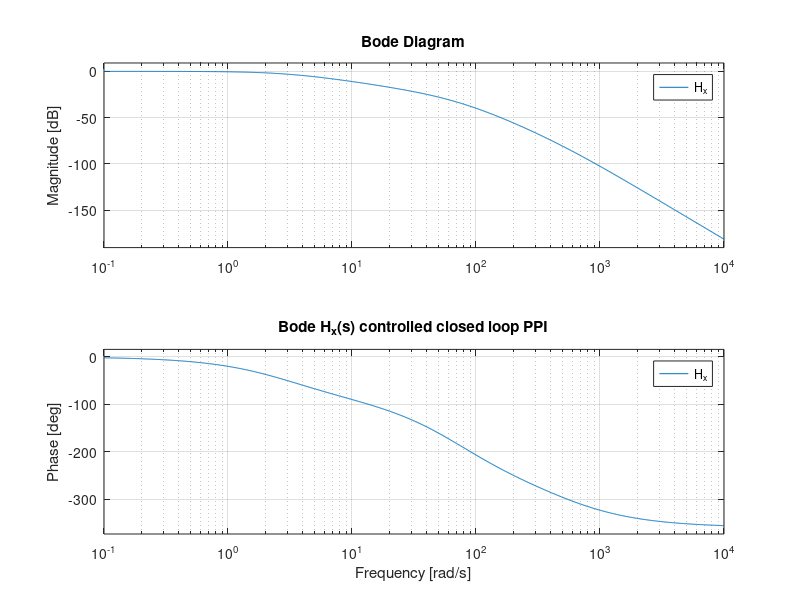

MATLAB code for this plot:
% State-space models for current and position dynamics
clear all;
clc
fprintf('\n');
fprintf('============================================================\n');
fprintf(' State Space model\n');
fprintf('============================================================\n');
%% 0) Parametri 
Kg = 3;% gain amplificatore

% Circuito LR
L = 412.5e-3; %[H] inductance of the coil
Rc = 10; %[ohm]
% nc = 2450; %number of coils
% lc = 0.0825; %[m] lenght of the coil
% rc = 0.008; %[m] coil radius
Rs = 1; %[ohm] current sense resistance
Rcal = 0.85; % calibration resistance gain

R = (Rc + Rs)* Rcal; %[ohm] total resistance
V_max = 24; %tensione massima in ingresso alla bobina
I_max = 3; % 3 A massimi in ingresso alla bobina


% Meccanica
km = 6.5308e-5; %[N-m^2/A^2] electromagnet force constant
r = 1.27e-2; %[m] steel ball radius
m = 0.068; %[kg] steel ball mass
%Tb = 0.014; %[m] steel ball travel
l = 0.0394; %[m] total lenght
g = 9.81; %[m/s^2] gravity
%mu_0 = pi*4e-7; %[H/m] magnetic permeability constant
Kb = 2.83e-3; %[m/V] ball position sensitivity

%% 1) Modello Circuito RL
fprintf(' 1) MODELLO CIRCUITO RL\n');
s = tf('s');
wp = R/L; % unico polo di G_i(s)
G_i = 1/(s*L +R)
[G_i_num, G_i_den] = tfdata(G_i, 'v');
G_i_num = G_i_num(2);

% Rappresentazione in spazio di stato del RL (solo per verifiche)
A_i = -R/L;
B_i = 1/L;
C_i = 1;
D_i = 0;

Mr_i = ctrb(A_i, B_i);
if rank(Mr_i) == 1
    disp('Il circuito RL e'' controllabile')
else
    disp('Il circuito RL non e'' controllabile')
end

Mo_i = obsv(A_i, C_i);
if rank(Mo_i) == 1
    disp('Il circuito RL e'' osservabile')
else
    disp('Il circuito RL non e'' osservabile')
end

fprintf("amplificatore: Kg=%f\n", Kg);

% 1.2) Regolatore RL sintetizzato in frequenza
fprintf(' 1.2) REGOLATORE DI CORRENTE R_i(s)\n');
Kp_i = 72.795273;
Ki_i = 1650.026190;
fprintf("Kp_i = %f\n", Kp_i);
fprintf("Ki_i = %f\n", Ki_i);

R_i = Kp_i + Ki_i/s;
[R_i_num, R_i_den] = tfdata(R_i, 'v');

% 1.3) Anello aperto di corrente
fprintf(' 1.3) ANELLO APERTO CORRENTE L_i(s)\n');
L_i = R_i * Kg * G_i;
[numLi, denLi] = tfdata(L_i, 'v');
poles_L_i = pole(L_i);
zeros_L_i = zero(L_i);
[gm, pm, wcg, wcp_i] = margin(L_i);
fprintf("Gain margin=%f ,Phase margin=%f ,w_c=%f \n", gm, pm, wcp_i);

% 1.4) Anello chiuso di corrente
fprintf(' 1.4) ANELLO CHIUSO CORRENTE H_i(s)\n');
H_i = minreal(L_i/(1+L_i))
pole_H_i = pole(H_i);
w_i = abs(pole_H_i);
%% 2) Modello meccanico linearizzato
fprintf(' 2) MODELLO MECCANICO LINEARIZZATO\n');
%Equilibrium
x_e = l/2 - r; % posizione di equilibrio a metà (piedistallo - inizio palla)
xd_e = 0;
i_e = sqrt((m*g/km) * (x_e + 2*r -l)^2); % corrente di equilibrio ie(xe)
X0 = [x_e; xd_e; i_e];

v_e = i_e * R;

k1 = (2 * km * i_e^2)/(m * (l -2*r -x_e)^3);
k2 = (2 * km * i_e)/(m * (l-2*r -x_e)^2);

%Linearized model, SISO, Strictly proper, Unstable, order 2
A_x = [0, 1;
       k1, 0]; 
B_x = [0; k2];
C_x = [1, 0];
D_x = 0;

E_x = eye(2);

SS_p = ss(A_x, B_x, C_x, D_x);
SS_p
disp('Autovalori modello posizione:')
disp(eig(A_x))

% 2.1) checking reachability of linearized system
Mr = ctrb(A_x,B_x);
if (rank(Mr) == 2)
    disp('The linearized model is reachable')
else 
    disp('The linearized model is not reachable');
end

% 2.2)checking observability of linearized system
Mo = obsv(A_x,C_x);
if (rank(Mo) == 2)
    disp('The linearized model is observable')
else 
    disp('The linearized model is not observable');
end

%% 2.3) Modello esteso meccanica + anello chiuso corrente
fprintf(' 2.3) MODELLO ESTESO MECCANICA + CORRENTE\n');

% Stati:
% x_ext = [delta_x; delta_xdot; delta_i]
%
% Ingresso:
% u_ext = delta_i_ref
%
% Uscite misurate:
% y_ext = [delta_x; delta_i]

A_ext = [0    1      0;
         k1   0      k2;
         0    0     -w_i];

B_ext = [0;
         0;
         w_i];

% Come output del sistema: posizione e corrente
C_ext = [1 0 0;
         0 0 1];

C_pos_ext = [1 0 0];

D_ext = zeros(2,1);

fprintf('Autovalori modello esteso aperto:\n');
disp(eig(A_ext));

% Controllabilità modello esteso
Mr_ext = ctrb(A_ext, B_ext);

if rank(Mr_ext) == size(A_ext,1)
    disp('Il modello esteso è controllabile')
else
    error('Il modello esteso non è controllabile')
end

% Osservabilità modello esteso
Mo_ext = obsv(A_ext, C_ext);

if rank(Mo_ext) == size(A_ext,1)
    disp('Il modello esteso è osservabile')
else
    error('Il modello esteso non è osservabile')
end

%% 3) State Observer
fprintf(' 3) LUENBERGER OBSERVER\n');
% Poli desiderati dell'osservatore
p_obs = [-500 -600];

% Guadagno osservatore con formula
L_obs = place(A_x', C_x', p_obs)';


fprintf('\nGuadagno osservatore L_obs:\n');
disp(L_obs);

% Verifica poli dell'errore di stima
eig_obs = eig(A_x - L_obs*C_x);

fprintf('Poli osservatore:\n');
disp(eig_obs);

% Modello osservatore
A_obs = A_x - L_obs*C_x;
B_obs = [L_obs B_x];
%B_obs = [B_ext L_obs];
C_obs = eye(2);
D_obs = zeros(2,2);

E_obs = eye(2);

SS_obs = ss(A_obs, B_obs, C_obs, D_obs);

fprintf('\nModello state-space osservatore:\n');
SS_obs

%% 4) Pole Placement controller a 3 stati
fprintf(' 4) POLE PLACEMENT CONTROLLER - ACKERMANN\n');

% Verifica controllabilità
Mr_ext = ctrb(A_ext, B_ext);

if rank(Mr_ext) == size(A_ext,1)
    disp('Il sistema esteso è controllabile, pole placement possibile')
else
    error('Il sistema esteso non è controllabile')
end

% 4.1) Poli desiderati del controllore
% Devono essere più lenti dei poli dell'osservatore.
p_ctrl = [-70 -75 pole_H_i];

% 4.2) Guadagno di stato
K_pp = place(A_ext, B_ext, p_ctrl);

fprintf('\nGuadagno di stato K_pp:\n');
disp(K_pp);

% 4.3) Verifica dei poli in anello chiuso
A_cl_pp = A_ext - B_ext*K_pp;
eig_cl_pp = eig(A_cl_pp);

fprintf('Poli ottenuti con pole placement:\n');
disp(eig_cl_pp);

% Sistema in anello chiuso da delta_x_ref a delta_y
SS_cl_pp = ss(A_cl_pp, B_ext, C_ext, D_ext);

% 4.4) Guadagno statico di scaling
K_ref = -1/(C_pos_ext*((A_ext - B_ext*K_pp)\B_ext));

fprintf('Guadagno reference:\n');
disp(K_ref);

%% 5) PP + Integral action
fprintf(' 5) POLE PLACEMENT CONTROLLER WITH INTEGRAL ACTION\n');

% 5.1) extend the system
n = size(A_ext,1);

% Stato integrale:
% xi_dot = delta_x_ref - delta_x = r - C_pos_ext*x

A_aug = [A_ext              zeros(n,1);
        -C_pos_ext          0];

B_aug = [B_ext;
         0];

Br_aug = [zeros(n,1);
          1];

C_aug = [C_pos_ext 0];

% 5.2) Verifica controllabilità sistema aumentato
Mr_aug = ctrb(A_aug, B_aug);

if rank(Mr_aug) == size(A_aug,1)
    disp('Il sistema aumentato è controllabile, pole placement possibile')
else
    error('Il sistema aumentato NON è controllabile')
end

% 5.3) Requirement
p_int = -3;% polo associato ad azione integrale
p_ctrl_aug = [-70 -75 p_int -w_i];

K_aug = place(A_aug, B_aug, p_ctrl_aug);

Kx = K_aug(1:n);      % guadagni sugli stati [delta_x, delta_xdot, delta_i]
Ki = K_aug(end);      % guadagno sullo stato integrale

fprintf('\nGuadagno Kx:\n');
disp(Kx);

fprintf('Guadagno Ki:\n');
disp(Ki);



% 5.4) Sistema chiuso
A_cl_aug = A_aug - B_aug*K_aug;

fprintf('Poli ottenuti con pole placement aumentato:\n');
disp(eig(A_cl_aug));

H_x = ss(A_cl_aug, Br_aug, C_aug, 0);

% 5.5) Stability margins
%
% The margins are computed on the open-loop transfer function associated
% with the state feedback, not on the closed-loop reference-to-position
% transfer function H_x(s).
%
% With u = -K_aug*x_aug, the loop function used by margin() is:
% L_pp(s) = K_aug * (sI - A_aug)^(-1) * B_aug.
L_pp = ss(A_aug, B_aug, K_aug, 0);
L_pp = minreal(L_pp);

[GM_pp, PM_pp, Wcg_pp, Wcp_pp] = margin(L_pp);
GMdB_pp = 20*log10(GM_pp);

fprintf('\nMargini di stabilità PP con azione integrale:\n');
fprintf('Gain margin: %.6f\n', GM_pp);
fprintf('Gain margin [dB]: %.6f dB\n', GMdB_pp);
fprintf('Phase margin: %.6f deg\n', PM_pp);
fprintf('Frequenza phase crossover Wcg: %.6f rad/s\n', Wcg_pp);
fprintf('Frequenza gain crossover Wcp: %.6f rad/s\n', Wcp_pp);

figure
bode(H_x)
grid on
title('Bode H_x(s) controlled closed loop PPI')
